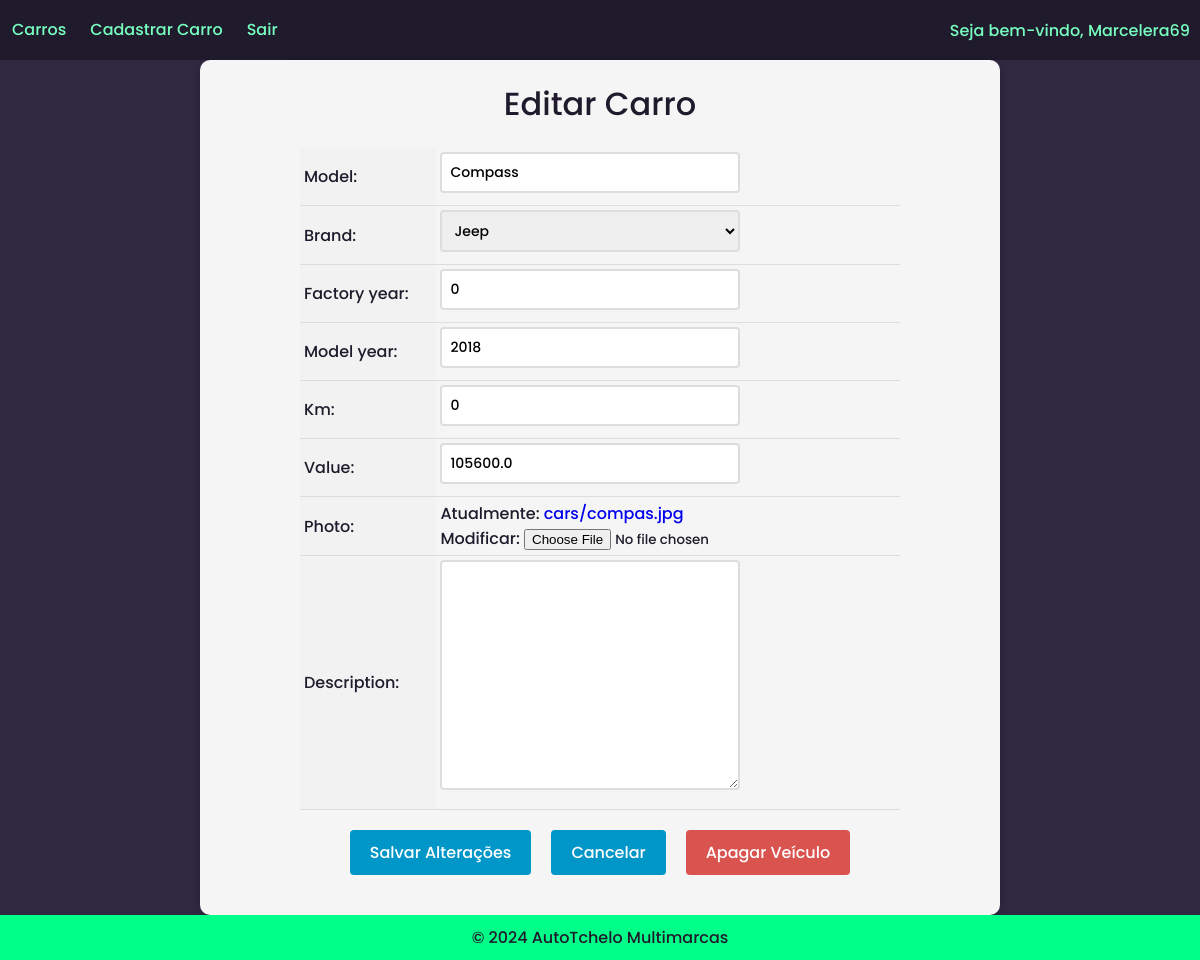
Page /car/1/update (signed in) on the committed database.
### cars/models.py (models this page shows, shortened)
class Car(models.Model):
    id = models.AutoField(primary_key=True)
    model = models.CharField(max_length=200)
    brand = models.ForeignKey(Brand, on_delete=models.PROTECT, related_name='car_brand')
    factory_year= models.IntegerField()
    model_year= models.IntegerField()
    km = models.IntegerField()
    value= models.FloatField()
    photo = models.ImageField(upload_to='cars/')
    description = models.TextField(max_length=1500, blank=True, null=True)

class Brand(models.Model):
    id = models.AutoField(primary_key=True)
    name = models.CharField(max_length=200)
    def __str__(self):
        return self.name

### cars/views.py (the view, shortened to what this page needs)
# urls.py: path('car/<int:pk>/update', CarUpdateView.as_view(), name='car_update'),
@method_decorator(login_required(login_url='login'), name='dispatch')
class CarUpdateView(UpdateView):
    model = Car
    form_class = CarForm
    template_name = 'car_update.html'

### cars/forms.py (shortened to what this page needs)
class CarForm(forms.ModelForm):
    class Meta():
        model = Car
        fields = '__all__'

### cars/templates/car_update.html (shortened to what this page needs)
{% extends "base.html" %}
{% block content %}
  <form method="post" enctype="multipart/form-data">
    <h1>Editar Carro</h1>
    <table>
      {{ form.as_table }}
    </table>
    <div>
      <div class="buttons-container">
        <input type="submit" value="Salvar Alterações" class="btn btn-primary">
        <a href="{% url 'cars_list' %}" class="btn btn-secondary">Cancelar</a>
        <a href="{% url 'car_delete' pk=object.pk %}" class="btn btn-danger">Apagar Veículo</a>
       </div>
      </div>
  </form>
{% endblock %}

### app/templates/base.html (shortened to what this page needs)
<!DOCTYPE html>
<html lang="pt-br">
<head>
</head>
<body>
  <header>
    <nav>
      <div class="botoes-navegacao" id="botoes">
        <ul>
          <li><a href="{% url 'cars_list' %}">Carros</a></li>
          {% if user.is_authenticated %}
            <li><a href="{% url 'new_car' %}">Cadastrar Carro</a></li>
            <li><a href="{% url 'logout' %}">Sair</a></li>
          {% endif %}
        </ul>
      </div>
      {% if user.is_authenticated %}
      <div class="bemvindo-user">
        <p>Seja bem-vindo, {{user.username}}</p>
      </div>
      {% endif %}
    </nav>
  </header>
  <main>
    {% block content %}
    {% endblock %}
  </main>
  <footer>
    <p>&copy; 2024 AutoTchelo Multimarcas</p>
  </footer>
</body>
</html>

### app/templates/base.html (style rules this page uses)
* { margin: 0px; padding: 0px; box-sizing: border-box; font-family: "Poppins", sans-serif; font-weight: 500; font-style: normal; }
body { font-family: 'Poppins', sans-serif; background-color: #f7f7f7; color: #201b2c; margin: 0; padding: 0; }
header { background-color: #0096c7; color: #fff; text-align: center; }
footer { background-color: #00ff88; color: #201b2c; text-align: center; }
footer > p { padding: 10px; margin: 0px; }
nav { display: flex; justify-content: space-between; align-items: center; background-color: #201b2c; color: #fff; height: 60px; box-shadow: 0px 5px 7px #0000001c; z-index: 0; }
nav ul { list-style: none; margin: 0; padding: 0; display: flex; }
nav ul li { margin: 2px; padding: 0px; padding: 16px 10px; transition: all 0.1s ease; border-bottom: 2px solid #201b2c ; }
nav ul li a { color: #77ffc0; text-decoration: none; font-size: 16px; border-radius: 2px; display: block; transition: all 0.3s ease; }
div.bemvindo-user { font-size: medium; color: #77ffc0; padding: 0px 10px; }

### cars/templates/car_update.html (style rules this page uses)
body { background-color: #2f2841; }
main { background-color: #2f2841; }
form { max-width: 800px; margin: 0 auto; padding: 20px; background-color: #f5f5f5; border-radius: 10px; box-shadow: 0 2px 6px rgba(0, 0, 0, 0.2); }
form h1 { font-size: 2rem; margin-bottom: 20px; text-align: center; }
table { margin: 0 auto; border-collapse: collapse; width: 100%; max-width: 600px; }
th, td { padding: 4px; text-align: left; border-bottom: 1px solid #ddd; }
th { background-color: #f2f2f2; }
input[type="text"], input[type="number"], select, textarea { padding: 8px; font-size: 14px; border: 2px solid #ddd; border-radius: 4px; width: 100%; max-width: 300px; margin-bottom: 8px; transition: border-bottom-color 0.3s ease-in-out; }
.btn { background-color: #0096c7; color: #fff; border: none; padding: 10px 20px; font-size: 16px; border-radius: 4px; cursor: pointer; transition: background-color 0.3s ease-in-out; }
.buttons-container { display: flex; justify-content: center; margin-top: 20px; margin-bottom: 20px; }
.btn { display: inline-block; background-color: #0096c7; color: #fff; border: none; padding: 10px 20px; font-size: 16px; border-radius: 4px; cursor: pointer; transition: background-color 0.2s ease-in-out; margin: 0 10px; }
.btn-danger { background-color: #d9534f; text-decoration: none !important; }
a { text-decoration: none !important; }

### rows in the picture
Car: model "Compass", brand "Jeep", factory_year "0", model_year "2018", km "0", value "105600.0"

### other values in the picture
{{ user.username }} "Marcelera69"
